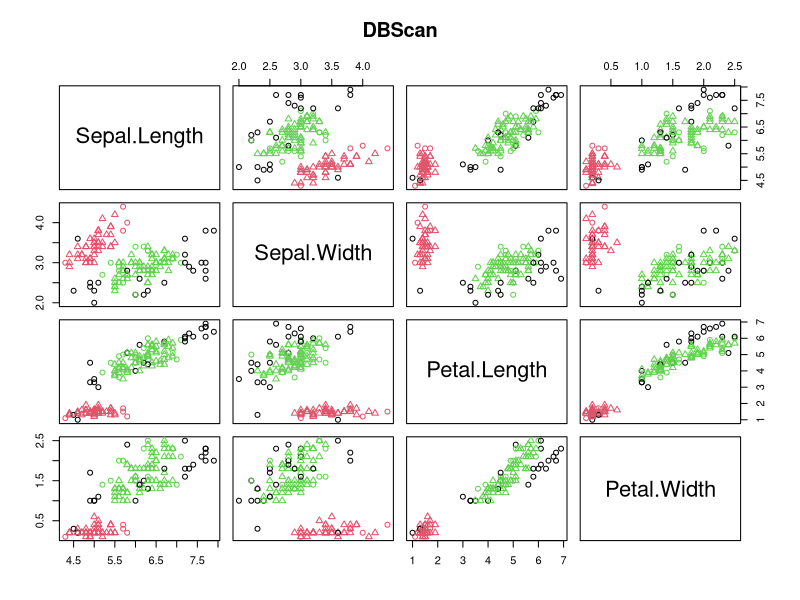

This chart was generated by the following R code:
library(fpc)
iris_dataset <- iris[-5]

set.seed(220)
Dbscan_d1 <- dbscan(iris_dataset, eps = 0.45, MinPts = 5)
Dbscan_d1

Dbscan_d1$cluster

table(Dbscan_d1$cluster, iris$Species)

plot(Dbscan_d1, iris_dataset, main="DBScan")
